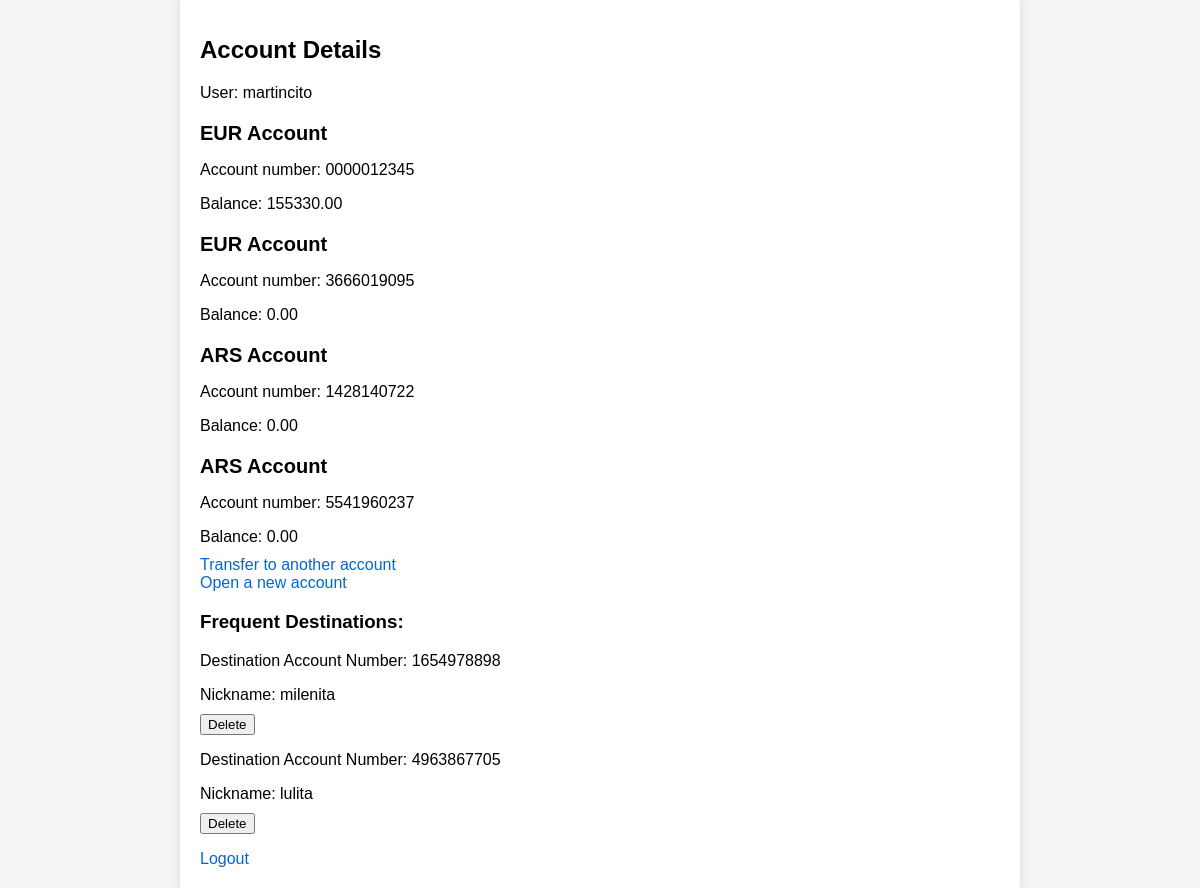
Page /accounts/account/ (signed in) on the earlier database version.
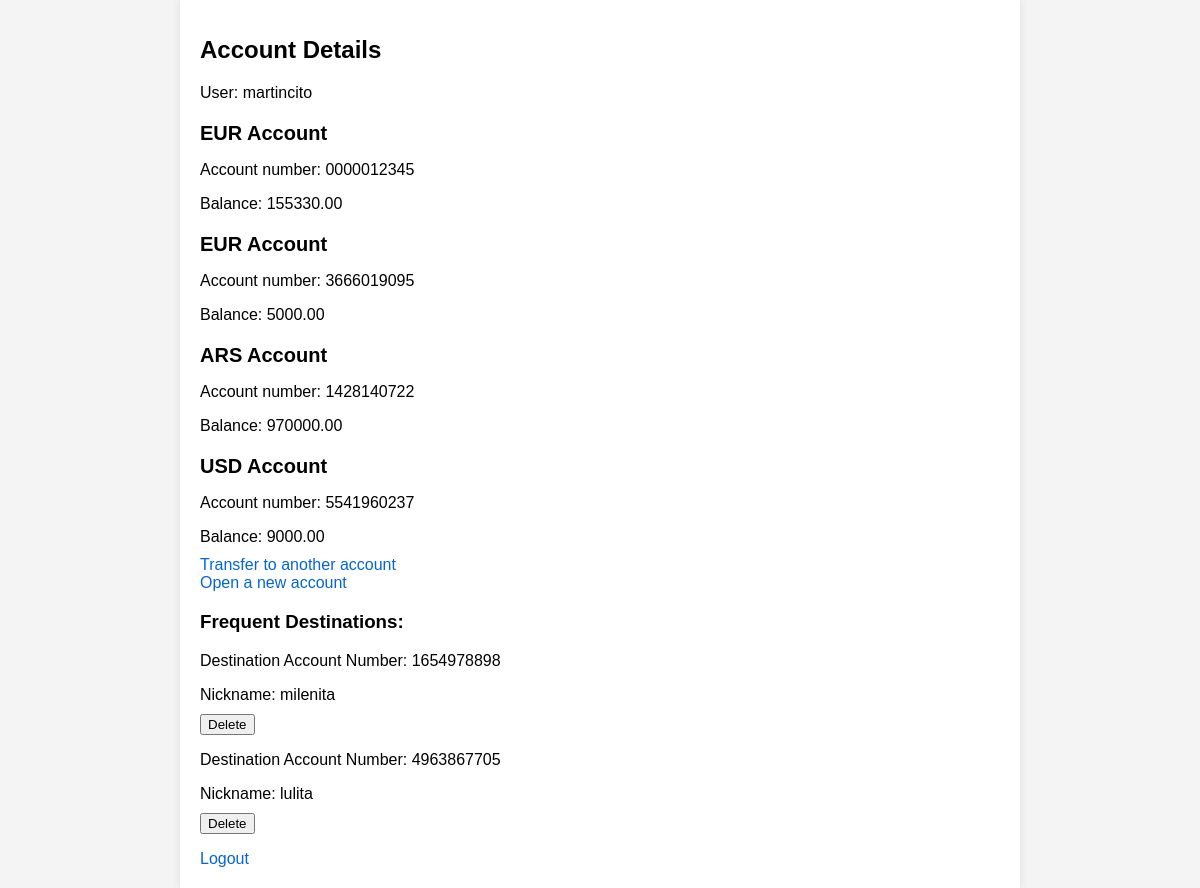
Same page on the later database version.
### accounts/models.py (models this page shows, shortened)
class Account(models.Model):
    user = models.ForeignKey(User, on_delete=models.CASCADE)
    balance = MoneyField(max_digits=10, decimal_places=2, default=0.00, default_currency='USD')
    account_number = models.CharField(max_length=10, unique=True)
    currency = models.CharField(max_length=3)

### accounts/views.py (the view)
# urls.py: path('account/', views.account_details, name='account_details'),
@login_required
def account_details(request):
    user_accounts = Account.objects.filter(user=request.user)
    user_profile = UserProfile.objects.get(user=request.user)
    frequent_destinations = TransferDestination.objects.filter(user_profile=user_profile)
    return render(request, 'account_details.html', {'user_accounts': user_accounts, 'frequent_destinations': frequent_destinations})

### accounts/templates/account_details.html (shortened to what this page needs)
<!DOCTYPE html>
<html>
  <head>
    {% load static %}
    <link rel="stylesheet" type="text/css" href="{% static 'css/common.css' %}">
  </head>
  <body>
    <div class="main-container">
      <h1>Account Details</h1>
      {% if user_accounts %}
        <p>User: {{ user_accounts.first.user.username }}</p>
      {% endif %}
      {% for account in user_accounts%}
      <h2>{{ account.currency }} Account</h2>
      <p>Account number: {{ account.account_number }}</p>
      <p>Balance: {{ account.balance }}</p>
      {% endfor %}
      <a href="{% url 'make_transaction' %}">Transfer to another account</a><br>
      <a href="{% url 'open_secondary_account' %}"> Open a new account</a><br>
      <h3>Frequent Destinations:</h3>
      {% if frequent_destinations %}
        <ul>
          {% for destination in frequent_destinations %}
            <li>
              <p>Destination Account Number: {{ destination.destination_account_number }}</p>
              <p>Nickname: {{ destination.nickname }}</p>
              <form action="{% url 'delete_frequent_destination' destination.id %}" method="post">
                <input type="submit" value="Delete">
              </form>
            </li>
          {% endfor %}
        </ul>
      {% else %}
        <p>No frequent destinations found.</p>
      {% endif %}
      <a href="{% url 'logout' %}">Logout</a>
    </div>
  </body>
</html>

Differences in the rows shown:
changed Account (number 2 of 4 on the later page): balance "0.00" → "5000.00"
changed Account "ARS": balance "0.00" → "970000.00"
changed Account: currency "ARS" → "USD"; balance "0.00" → "9000.00"
